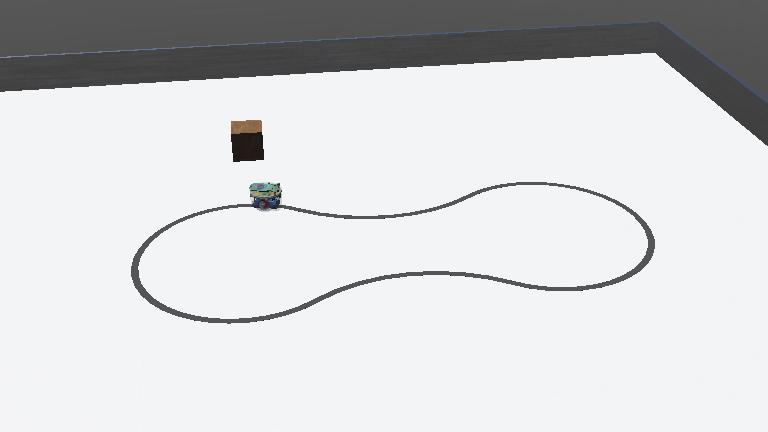
#> input picture worlds/.line_follower.jpg, 768 x 432 px
$ python -i line_follower_camera.py   (imports and definitions only)
#> lines starting #> are read from the running program, lines starting #| are printed output that depends on the picture; after the words box and inside, x2 and y2 are one past the last pixel; in counts of white or black regions, pixels touching at a corner belong together
#> further down, picture is the input picture: shape (432, 768, 3); mean B, G, R 212.8, 211.1, 210.3
"""Controller to drive e-puck to follow the center of the line using camera and OpenCV."""
from controller import Robot
import numpy as np
import cv2

time_step = 32
max_speed = 5
ESCALA = 2  # Factor de escala para agrandar la imagen

# [1 line that did not run here, left out]
# [1 line that did not run here, left out]
# [1 line not run here, left out]
# [1 line that did not run here, left out]
# [1 line that did not run here, left out]
# [1 line not run here, left out]
# [1 line that did not run here, left out]
# [1 line that did not run here, left out]

# [1 line that did not run here, left out]
# [1 line that did not run here, left out]
# [2 lines not run here, left out]


# [16 lines left out: function drive_base, not called in this run]


def process_image(image):
    cv2.imshow("RGB", image)
    """Procesa la imagen para encontrar el centro de la línea negra."""
    # Convertir la imagen a escala de grises
    resized_gray_image = cv2.cvtColor(image, cv2.COLOR_BGR2GRAY)
    cv2.imshow("Grises", resized_gray_image)
    # Aplicamos un filtro sobre la imagen y obtenemos una imagen binaria de blanco y negro
    _, binary = cv2.threshold(resized_gray_image, 80, 255, cv2.THRESH_BINARY_INV)
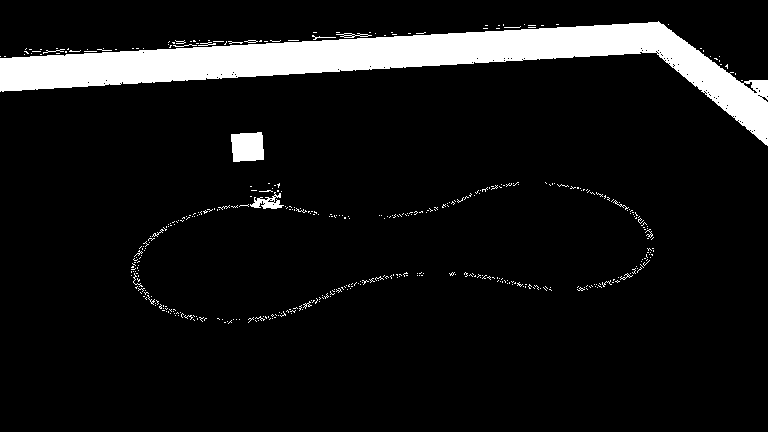
#> binary: shape (432, 768); 8.6% white; 451 white regions (434 under 20 px), largest, box (x1, y1, x2, y2) and area: (0, 21, 768, 146) 25598, (231, 132, 264, 162) 874, (250, 192, 284, 209) 267
    cv2.imshow("Binaria", binary)
    # Recortamos la parte baja de la imagen que eslo que esta ams cerca de las ruedas y nos interesa
    roi = binary[40:, :]
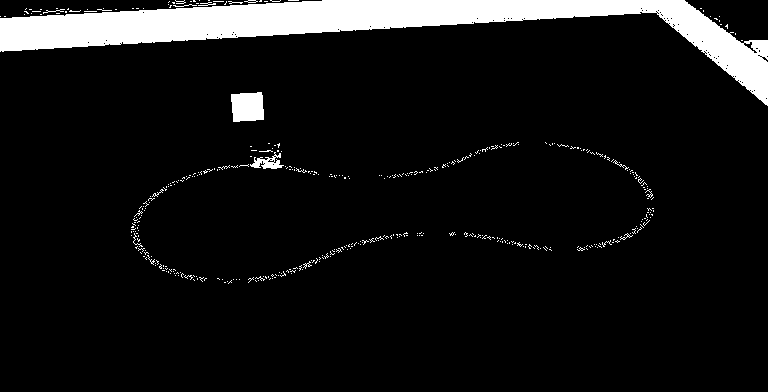
#> roi: shape (392, 768); 8.4% white; 428 white regions (413 under 20 px)
    cv2.imshow("ROI", roi)
    # Encontramos los contornos de la línea negra
    contours, _ = cv2.findContours(roi, cv2.RETR_EXTERNAL, cv2.CHAIN_APPROX_SIMPLE)
#> contours = 428 contours, 425 with area under 20; largest, box (x1, y1, x2, y2) and area: (0, 0, 768, 106) 21674, (231, 92, 264, 122) 816, (250, 152, 284, 169) 208
    if contours:
        # Encontrar el contorno más grande (se asume que es la línea)
        largest_contour = max(contours, key=cv2.contourArea)
#> largest_contour = contour of 300 points, box (x1, y1, x2, y2) (0, 0, 768, 106), area 21674

        # Calcular el momento del contorno
        M = cv2.moments(largest_contour)
#> M = moments, m00 21674.5, centre m10/m00, m01/m00 = (370.2, 24.64)

        if M["m00"] != 0:
            # Calcular las coordenadas del centroide
            cx = int(M["m10"] / M["m00"])
#> cx = 370
            cy = int(M["m01"] / M["m00"])
#> cy = 24

            # Dibujar un círculo en el centroide para visualización
            cv2.circle(roi, (cx, cy), 5, (128, 0, 128), -1)
#> roi: shape (392, 768); 0.03% of pixels changed, all inside (x1, y1, x2, y2) = (365, 19, 376, 30)
            cv2.imshow("ROI con Centroide", roi)

            # Calcular el error con respecto al centro de la imagen ROI
#> (the run stopped early here; a loop or call above may not have finished)
